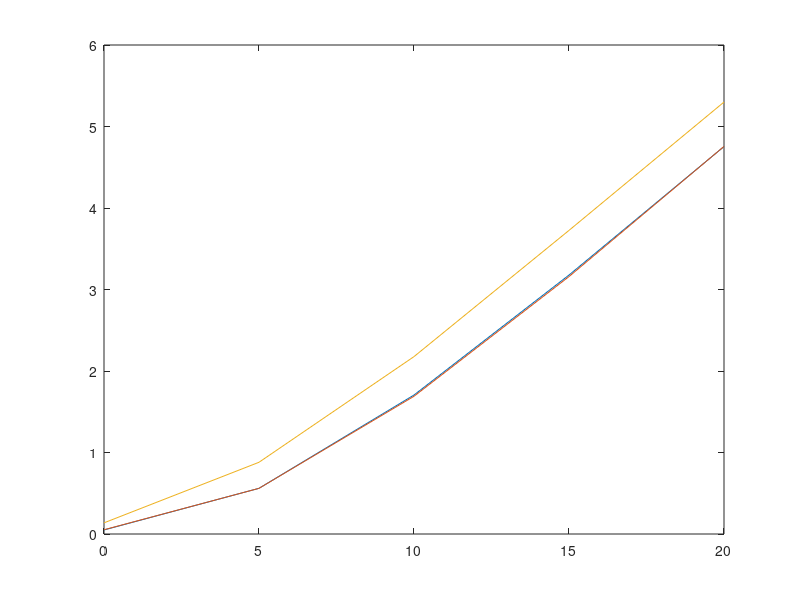

Here is the MATLAB script that generated this plot:
clear all 

ct=10000;
M = 8;%number of users
R=1;
eps = 2^R-1;

%all the power levels, P_k
maxK = 1000;
Pinv = eps;
for i = 2 : maxK
    Pinv = [Pinv ;eps*(1+sum(Pinv(1:i-1)))];
end
for n = 1 : maxK
    eta(n) = sum(Pinv(1:n)); %for analysis
end

snrvec = [0: 5 : 20];
for k = 1: length(snrvec)
    P = 10^(snrvec(k)/10);
    sum2=0; sum3 = 0; sum4=0;
    for i = 1: ct

        h0 = complex(sqrt(0.5)*randn(1,1),sqrt(0.5)*randn(1,1));
        h0 = abs(h0).^2;
        I = P*h0/eps-1;
       
        if I<Pinv(1) %P(I<=eta_1)
            K=0;
        else
            ind_K = 1; %whether to go ahead for the while loop
            temp_k = 1; % for this else, at least K=1
            while ind_K
                temp_k = temp_k +1;% move on to the next 
                if sum(Pinv(1:temp_k))>I %too many secondary users
                    ind_K=0;
                end
            end
            K = temp_k-1; %back to one, since we moved on to the next
        end
        K = min(K,M); %capped by M
        
        hm = complex(sqrt(0.5)*randn(M,1),sqrt(0.5)*randn(M,1));
        hm = abs(hm).^2;
        %random schedule
        hran = hm(1:K);
        outage = (hran*P>=Pinv(1:K));
        rate_ranx(i) = sum(outage)*R;
        
        %scheduling
        hm = sort(hm,'descend');
        hsel = hm(1:K); %here hsel(1) is the largest
        hsel = flip(hsel); %here hsel(1) is the weakest
        outage = (hsel*P>=Pinv(1:K));
        rate_selx(i) = sum(outage)*R;

    end
    rate_ran(k) = mean(rate_ranx);
    rate_sel(k) = mean(rate_selx);
    
    %analysis
    sumx1=0;
    for n = 1 : M-1       
        sumx1 = sumx1 + (exp(-(eps+eps*eta(n))/P ) -exp(-(eps+eps*eta(n+1))/P ) )*R...
            *sum(exp(-Pinv(1:n)/P));
    end
    sumx2=0;
    for n = M : maxK -1  
        sumx2 = sumx2 + (exp(-(eps+eps*eta(n))/P ) -exp(-(eps+eps*eta(n+1))/P ) );
    end        
    ana_ran(k) = sumx1 + sumx2*R*sum(exp(-Pinv(1:M)/P));
    
end
plot(snrvec,rate_ran,snrvec,ana_ran,snrvec,rate_sel)